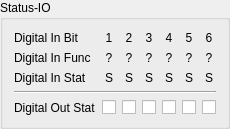
         <widget class="QGroupBox" name="groupBox_3">
          <property name="title">
           <string>Status-IO</string>
          </property>
          <layout class="QGridLayout" name="gridLayout_6" columnstretch="3,2,2,2,2,2,2">
           <item row="0" column="5">
            <widget class="QLabel" name="digLabel5">
             <property name="text">
              <string>5</string>
             </property>
             <property name="alignment">
              <set>Qt::AlignCenter</set>
             </property>
            </widget>
           </item>
           <item row="1" column="6">
            <widget class="QLabel" name="digFunc6">
             <property name="text">
              <string>?</string>
             </property>
             <property name="alignment">
              <set>Qt::AlignCenter</set>
             </property>
            </widget>
           </item>
           <item row="1" column="3">
            <widget class="QLabel" name="digFunc3">
             <property name="text">
              <string>?</string>
             </property>
             <property name="alignment">
              <set>Qt::AlignCenter</set>
             </property>
            </widget>
           </item>
           <item row="2" column="5">
            <widget class="QLabel" name="digState5">
             <property name="text">
              <string>S</string>
             </property>
             <property name="alignment">
              <set>Qt::AlignCenter</set>
             </property>
            </widget>
           </item>
           <item row="4" column="0">
            <widget class="QLabel" name="label_22">
             <property name="text">
              <string>Digital Out Stat</string>
             </property>
            </widget>
           </item>
           <item row="4" column="3">
            <widget class="QCheckBox" name="digSet3">
             <property name="styleSheet">
              <string notr="true">QCheckBox::indicator {subcontrol-position:center center;};</string>
             </property>
             <property name="text">
              <string/>
             </property>
            </widget>
           </item>
           <item row="1" column="2">
            <widget class="QLabel" name="digFunc2">
             <property name="text">
              <string>?</string>
             </property>
             <property name="alignment">
              <set>Qt::AlignCenter</set>
             </property>
            </widget>
           </item>
           <item row="4" column="4">
            <widget class="QCheckBox" name="digSet4">
             <property name="styleSheet">
              <string notr="true">QCheckBox::indicator {subcontrol-position:center center;};</string>
             </property>
             <property name="text">
              <string/>
             </property>
            </widget>
           </item>
           <item row="4" column="6">
            <widget class="QCheckBox" name="digSet6">
             <property name="styleSheet">
              <string notr="true">QCheckBox::indicator {subcontrol-position:center center;};</string>
             </property>
             <property name="text">
              <string/>
             </property>
            </widget>
           </item>
           <item row="2" column="2">
            <widget class="QLabel" name="digState2">
             <property name="text">
              <string>S</string>
             </property>
             <property name="alignment">
              <set>Qt::AlignCenter</set>
             </property>
            </widget>
           </item>
           <item row="0" column="1">
            <widget class="QLabel" name="digLabel1">
             <property name="text">
              <string>1</string>
             </property>
             <property name="alignment">
              <set>Qt::AlignCenter</set>
             </property>
            </widget>
           </item>
           <item row="2" column="3">
            <widget class="QLabel" name="digState3">
             <property name="text">
              <string>S</string>
             </property>
             <property name="alignment">
              <set>Qt::AlignCenter</set>
             </property>
            </widget>
           </item>
           <item row="0" column="2">
            <widget class="QLabel" name="digLabel2">
             <property name="text">
              <string>2</string>
             </property>
             <property name="alignment">
              <set>Qt::AlignCenter</set>
             </property>
            </widget>
           </item>
           <item row="2" column="0">
            <widget class="QLabel" name="digInStatLabel">
             <property name="text">
              <string>Digital In Stat</string>
             </property>
            </widget>
           </item>
           <item row="1" column="4">
            <widget class="QLabel" name="digFunc4">
             <property name="text">
              <string>?</string>
             </property>
             <property name="alignment">
              <set>Qt::AlignCenter</set>
             </property>
            </widget>
           </item>
           <item row="0" column="0">
            <widget class="QLabel" name="digitalInBitLabel">
             <property name="text">
              <string>Digital In Bit</string>
             </property>
            </widget>
           </item>
           <item row="0" column="6">
            <widget class="QLabel" name="digLabel6">
             <property name="text">
              <string>6</string>
             </property>
             <property name="alignment">
              <set>Qt::AlignCenter</set>
             </property>
            </widget>
           </item>
           <item row="0" column="4">
            <widget class="QLabel" name="digLabel4">
             <property name="text">
              <string>4</string>
             </property>
             <property name="alignment">
              <set>Qt::AlignCenter</set>
             </property>
            </widget>
           </item>
           <item row="1" column="5">
            <widget class="QLabel" name="digFunc5">
             <property name="text">
              <string>?</string>
             </property>
             <property name="alignment">
              <set>Qt::AlignCenter</set>
             </property>
            </widget>
           </item>
           <item row="2" column="4">
            <widget class="QLabel" name="digState4">
             <property name="text">
              <string>S</string>
             </property>
             <property name="alignment">
              <set>Qt::AlignCenter</set>
             </property>
            </widget>
           </item>
           <item row="1" column="1">
            <widget class="QLabel" name="digFunc1">
             <property name="text">
              <string>?</string>
             </property>
             <property name="alignment">
              <set>Qt::AlignCenter</set>
             </property>
            </widget>
           </item>
           <item row="2" column="1">
            <widget class="QLabel" name="digState1">
             <property name="text">
              <string>S</string>
             </property>
             <property name="alignment">
              <set>Qt::AlignCenter</set>
             </property>
            </widget>
           </item>
           <item row="2" column="6">
            <widget class="QLabel" name="digState6">
             <property name="text">
              <string>S</string>
             </property>
             <property name="alignment">
              <set>Qt::AlignCenter</set>
             </property>
            </widget>
           </item>
           <item row="4" column="5">
            <widget class="QCheckBox" name="digSet5">
             <property name="styleSheet">
              <string notr="true">QCheckBox::indicator {subcontrol-position:center center;};</string>
             </property>
             <property name="text">
              <string/>
             </property>
            </widget>
           </item>
           <item row="1" column="0">
            <widget class="QLabel" name="digInFuncLabel">
             <property name="text">
              <string>Digital In Func</string>
             </property>
            </widget>
           </item>
           <item row="0" column="3">
            <widget class="QLabel" name="digLabel3">
             <property name="text">
              <string>3</string>
             </property>
             <property name="alignment">
              <set>Qt::AlignCenter</set>
             </property>
            </widget>
           </item>
           <item row="3" column="0" colspan="7">
            <widget class="Line" name="line">
             <property name="orientation">
              <enum>Qt::Horizontal</enum>
             </property>
            </widget>
           </item>
           <item row="4" column="1">
            <widget class="QCheckBox" name="digSet1">
             <property name="styleSheet">
              <string notr="true">QCheckBox::indicator {subcontrol-position:center center;};</string>
             </property>
             <property name="text">
              <string/>
             </property>
            </widget>
           </item>
           <item row="4" column="2">
            <widget class="QCheckBox" name="digSet2">
             <property name="styleSheet">
              <string notr="true">QCheckBox::indicator {subcontrol-position:center center;};</string>
             </property>
             <property name="text">
              <string/>
             </property>
            </widget>
           </item>
          </layout>
         </widget>
